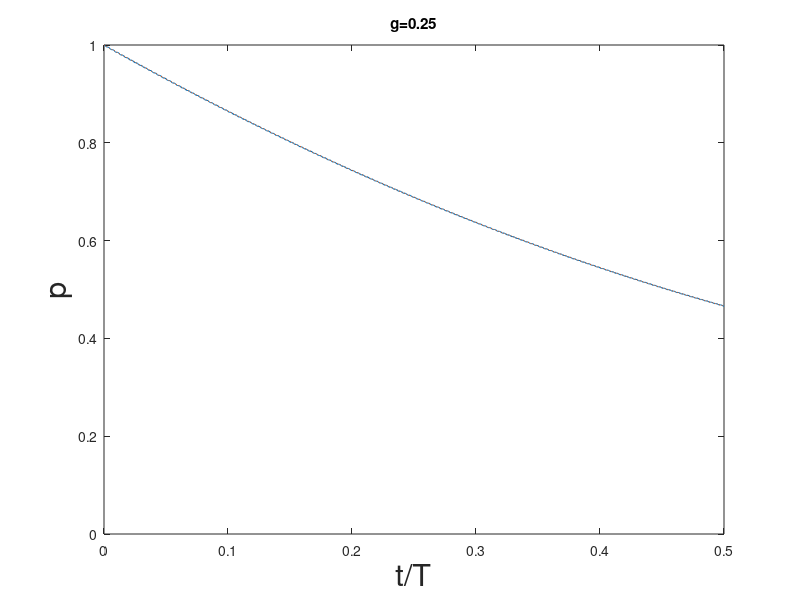

Write MATLAB code to recreate this figure.
% dynamics of the toy model
clear all; close all; clc; myfont = 22;

delta = 1;
g = 0.25;
T = 2*pi/delta;
dt = 0.001*T;
Tmax = 0.5*T;
tlist = 0:dt:Tmax;
plist = zeros(1, length(tlist));

L1 = 200;
L2 = 200;
L = L1+L2+1;
N = 2*L;

H = zeros(N, N);
for s = 1: L 
    H(s,s) = s*delta;
    H(s+L, s+L) = s*delta;
end

H = H + g * ones(N, N);
[VV,DD] = eig(H);
dd = diag(DD);
dd(2:end) - dd(1:(end-1))
% h0 = figure;
% plot(1:N, dd ,'*')
% ylim([0 delta*N/2])
% 
% h2 = figure;
% ind =23;
% den = abs(VV(:,ind)).^2;
% plot(1:N, den, '*' )

v0 = zeros(N, 1);
v0 (L1+1) = 1;

v1 = VV'*v0;

amplist = zeros(1, length(tlist));
plist2 = zeros(1, length(tlist));
plist3 = zeros(1, length(tlist));
interlist = zeros(1, length(tlist));
for s = 1: length(tlist)
    time = dt*(s-1);
    v = VV* (exp(-i*time*dd).*v1);
       
    n1 = floor(time/T);
    time2 = time - n1*T;
    amp1 = 1/2;
    amp2 = 0.5*(((1-i*2*g*pi/delta)/(1+i*2*g*pi/delta))^n1)*(1-i*2*g*(time2- pi/delta))/(1+ i*2*g*pi/delta);
    plist3(s) = abs(amp1 + amp2 )^2;
    plist(s) = abs(v(L1+1))^2;
end

h1 = figure;
plot(tlist/T, plist, tlist/T, plist3,':')
ylim([0 1])
xlabel('t/T','fontsize', myfont)
ylabel('p','fontsize', myfont)
str = strcat ('g= ', num2str(g));
title(str)

% h11 = figure;
% plot3(tlist/T, real(amplist), imag(amplist))
% % ylim([0 1])
% xlabel('t/T','fontsize', myfont)
% ylabel('real','fontsize', myfont)
% zlabel('imaginary','fontsize',myfont)